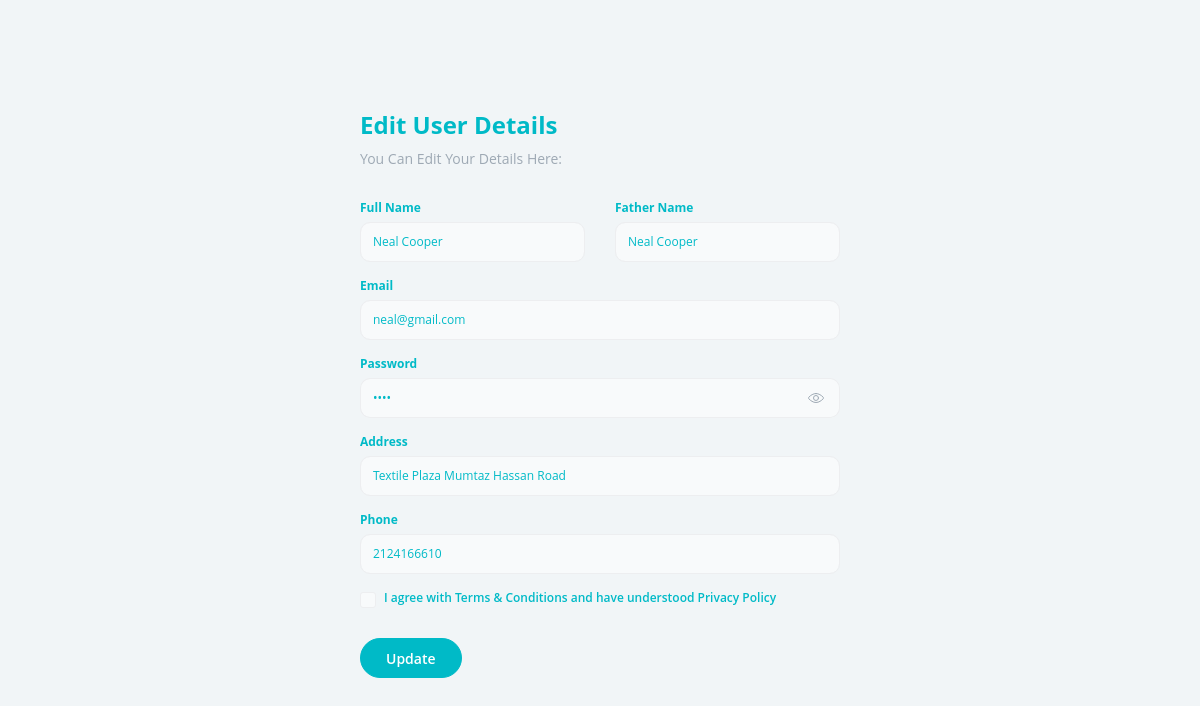
/public/edit_public_patient.php?uid=1, run on the app's committed database.
### tables this page shows
CREATE TABLE `patient_table` (
  `patient_id` int(11) NOT NULL,
  `patient_email_address` varchar(200) NOT NULL,
  `patient_password` varchar(100) NOT NULL,
  `patient_full_name` varchar(100) NOT NULL,
  `patient_father_name` varchar(50) NOT NULL,
  `patient_date_of_birth` date NOT NULL,
  `patient_gender` enum('Male','Female') NOT NULL,
  `patient_address` mediumtext NOT NULL,
  `patient_phone_no` varchar(30) NOT NULL,
  `patient_added_on` date NOT NULL,
  `patient_role` int(11) NOT NULL
);

### public/edit_public_patient.php (the view, shortened to what this page needs)
<?php
include '../admin/config.php';
?>
<head>
    <link rel="stylesheet" href="../admin/assets/css/theme.bundle.css" id="stylesheetLTR" />
</head>
<body class="bg-light-green">
    <main class="container">
        <div class="row align-items-center justify-content-center vh-100">
            <div class="col-md-7 col-lg-6 px-lg-4 px-xl-8 d-flex flex-column vh-95 py-6">
                <div>
                    <h1 class="mb-2">
                        Edit User Details
                    </h1>
                    <p class="text-secondary">
                        You Can Edit Your Details Here:
                    </p>
                    <?php
                    $patient_id = $_GET['uid'];
                    $sql = "SELECT * FROM `patient_table`
                    WHERE patient_id = {$patient_id}";
                    $fetch = mysqli_query($conn, $sql) or die("Query Failed");
                    if (mysqli_num_rows($fetch)) {
                        while ($row = mysqli_fetch_assoc($fetch)) {
                    ?>
                            <form action="<?php $_SERVER['PHP_SELF']; ?>" method="POST">
                                <div class="row">
                                    <div class="col-lg-6">
                                        <div class="mb-4">
                                            <label class="form-label">
                                                Full Name
                                            </label>
                                            <input type="text" name="fullname" class="form-control" value="<?php echo $row['patient_full_name'] ?>" placeholder="Hospital Name" required>
                                        </div>
                                    </div>
                                    <div class="col-lg-6">
                                        <div class="mb-4">
                                            <label class="form-label">
                                                Father Name
                                            </label>
                                            <input type="text" name="email" class="form-control" value="<?php echo $row['patient_father_name'] ?>" placeholder="Hospital Email Address" required>
                                        </div>
                                    </div>
                                    <div class="col-lg-12">
                                        <div class="mb-4">
                                            <label class="form-label">
                                                Email
                                            </label>
                                            <input type="email" name="email" class="form-control" value="<?php echo $row['patient_email_address'] ?>" placeholder="Hospital Email Address" required>
                                        </div>
                                        <div class="mb-4">
                                            <div class="row">
                                                <div class="col">
                                                    <label class="form-label">
                                                        Password
                                                    </label>
                                                </div>
                                            </div>
                                            <div class="input-group input-group-merge">
                                                <input type="password" name="password" class="form-control" autocomplete="off" value="<?php echo base64_decode($row['patient_password']) ?>" data-toggle-password-input placeholder="Your password" required>
                                                <button type="button" class="input-group-text px-4 text-secondary link-primary" data-toggle-password></button>
                                            </div>
                                        </div>
                                    </div>
                                </div>
                                <div class="row">
                                    <div class="col-lg-12">
                                        <div class="mb-4">
                                            <label class="form-label">
                                                Address
                                            </label>
                                            <input type="text" name="address" class="form-control" value="<?php echo $row['patient_address'] ?>" placeholder="Hospital Address" required>
                                        </div>
                                    </div>
                                    <div class="col-lg-12">
                                        <div class="mb-4">
                                            <label class="form-label">
                                                Phone
                                            </label>
                                            <input type="number" name="phone" class="form-control" value="<?php echo $row['patient_phone_no'] ?>" placeholder="Hospital Phone Number" required>
                                        </div>
                                    </div>
                                </div>
                                <div class="col-12">
                                    <div class="form-check">
                                        <input type="checkbox" class="form-check-input" id="agree">
                                        <label class="form-check-label" for="agree">
                                            I agree with <a href="">Terms & Conditions</a> and have understood <a href="">Privacy Policy</a>
                                        </label>
                                    </div>
                                    <button type="submit" name="update" class="btn btn-primary mt-3">
                                        Update
                                    </button>
                            </form>
                    <?php
                        }
                    }
                    ?>
                </div>
            </div>
        </div>
    </main>
</body>

### data on the page
patient_table: fullname "Neal Cooper", email "Neal Cooper", email "neal@gmail.com", address "Textile Plaza Mumtaz Hassan Road", phone "2124166610"
